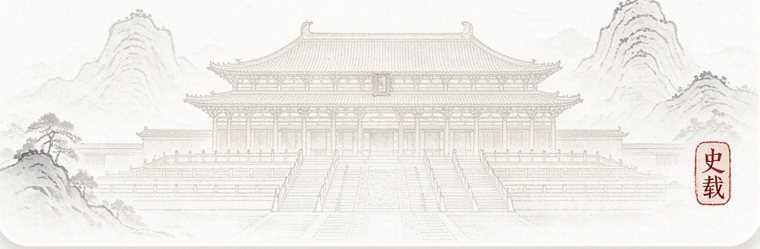
#> input picture miniprogram/assets/palace.jpg, 760 x 249 px
$ python -i prepare_relic_images.py   (imports and definitions only)
#> lines starting #> are read from the running program, lines starting #| are printed output that depends on the picture
#> further down, picture is the input picture: PIL image 760x249 RGB; mean R, G, B 239.9, 237, 233.2
"""Build list covers and detail photos from a fetch_relic_assets.js output directory."""

import argparse
import json
from pathlib import Path

from PIL import Image, ImageDraw, ImageFilter, ImageOps


RESAMPLE = Image.Resampling.LANCZOS
COVER_SIZE = (640, 460)


def gallery_photo(source):
    width, height = COVER_SIZE
    if abs((source.width / source.height) / (width / height) - 1) < 0.1:
        return ImageOps.fit(source, COVER_SIZE, RESAMPLE)

    photo = ImageOps.contain(source, COVER_SIZE, RESAMPLE)
    x = (width - photo.width) // 2
#> x = 0
    y = (height - photo.height) // 2
#> y = 125
    canvas = Image.new("RGB", COVER_SIZE)
#> canvas: PIL image 640x460 RGB; every value is 0
    soft = photo.filter(ImageFilter.GaussianBlur(14))
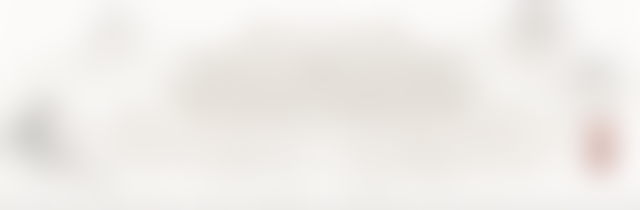
#> soft: PIL image 640x210 RGB; mean R, G, B 239.6, 236.6, 232.8
    mask = Image.new("L", photo.size, 255)
#> mask: PIL image 640x210 L; every value is 255
    draw = ImageDraw.Draw(mask)
    canvas.paste(soft, (x, y))
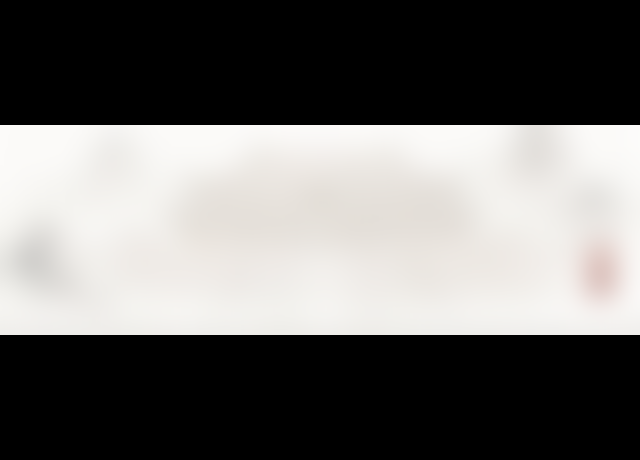
#> canvas: PIL image 640x460 RGB; mean R, G, B 109.4, 108, 106.3

    if x:
        edges = ((0, 0, x), (x + photo.width, photo.width - 1, width - x - photo.width))
        for position, edge, padding in edges:
            if padding:
                strip = soft.crop((edge, 0, edge + 1, photo.height))
                canvas.paste(strip.resize((padding, height)), (position, 0))
        for offset in range(9):
            for column in (offset, photo.width - 1 - offset):
                draw.line((column, 0, column, photo.height), fill=45 + offset * 23)

    if y:
        edges = ((0, 0, y), (y + photo.height, photo.height - 1, height - y - photo.height))
#> edges = ((0, 0, 125), (335, 209, 125))
        for position, edge, padding in edges:
            if padding:
                strip = soft.crop((0, edge, photo.width, edge + 1))
                canvas.paste(strip.resize((width, padding)), (0, position))
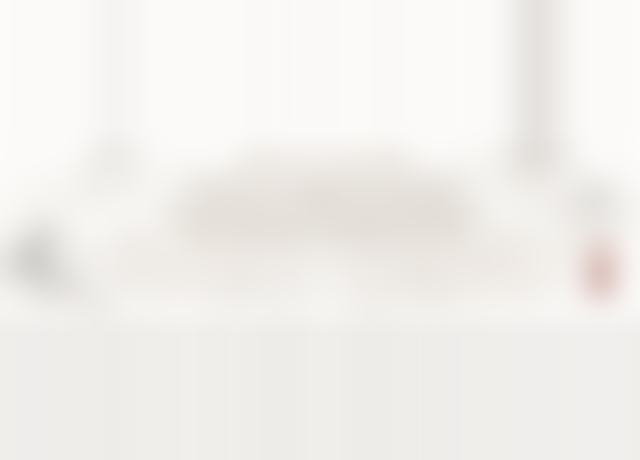
#> canvas: PIL image 640x460 RGB; mean R, G, B 241.9, 239.9, 236.8
        for offset in range(12):
            for row in (offset, photo.height - 1 - offset):
                draw.line((0, row, photo.width, row), fill=30 + offset * 19)

    canvas.paste(photo, (x, y), mask)
    return canvas


def main():
    parser = argparse.ArgumentParser(description=__doc__)
    parser.add_argument("work_dir", type=Path)
    args = parser.parse_args()
    root = args.work_dir
    manifest = json.loads((root / "sources.json").read_text(encoding="utf-8"))
    assets = root / "assets"
    assets.mkdir(exist_ok=True)
    changed_ratios = []
    skipped = 0

    for item in manifest["sources"]:
        key = item["id"]
        if not (root / "originals" / f"{key}.jpg").exists():
            skipped += 1
            continue
        with Image.open(root / "originals" / f"{key}.jpg") as image:
            source = ImageOps.exif_transpose(image).convert("RGB")
        detail = source.copy()
        detail.thumbnail((490, 490), RESAMPLE)
        detail.save(assets / f"detail-{key}.jpg", quality=55, optimize=True)
        cover = gallery_photo(source).resize((200, 144), RESAMPLE)
        cover.save(assets / f"thumb-{key}.jpg", quality=66, optimize=True)
        ratio = round(detail.height * 100 / detail.width, 3)
        expected = manifest["expectedRatios"].get(key)
        if expected and ratio != expected:
            changed_ratios.append(f"{key} imageRatio: {ratio}")

    if changed_ratios:
        raise SystemExit("Review image ratios before putting these assets in the package:\n" + "\n".join(changed_ratios))
    size = sum(file.stat().st_size for file in assets.glob("*.jpg"))
    print(f"Prepared {len(manifest['sources']) - skipped} images ({size / 1024:.1f} KB) in {assets}"
          + (f"；跳过缺原图 {skipped} 条" if skipped else ""))


# [2 lines not run here, left out]

>>> from PIL import Image
>>> picture = Image.open('../miniprogram/assets/palace.jpg')
>>> result = gallery_photo(picture)
